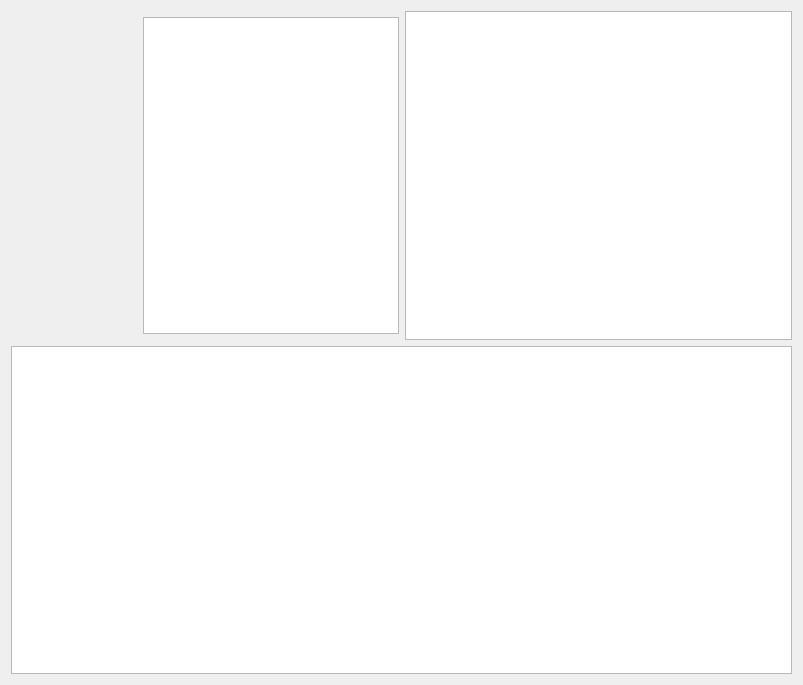
<?xml version="1.0" encoding="UTF-8"?>
<ui version="4.0">
 <class>MainWindow</class>
 <widget class="QWidget" name="MainWindow">
  <property name="geometry">
   <rect>
    <x>0</x>
    <y>0</y>
    <width>803</width>
    <height>685</height>
   </rect>
  </property>
  <layout class="QVBoxLayout" name="verticalLayout_2">
   <item>
    <layout class="QHBoxLayout" name="horizontalLayout_2">
     <item>
      <layout class="QVBoxLayout" name="verticalLayout">
       <item>
        <widget class="Nepomuk::TextAnnotationWidget" name="m_annotationWidget" native="true"/>
       </item>
       <item>
        <layout class="QHBoxLayout" name="horizontalLayout">
         <item>
          <widget class="Nepomuk::AnnotationDisplay" name="m_annotationDisplay" native="true">
           <property name="sizePolicy">
            <sizepolicy hsizetype="Expanding" vsizetype="Expanding">
             <horstretch>0</horstretch>
             <verstretch>1</verstretch>
            </sizepolicy>
           </property>
          </widget>
         </item>
         <item>
          <widget class="Nepomuk::ResourceRelationView" name="m_relationView">
           <property name="sizePolicy">
            <sizepolicy hsizetype="Expanding" vsizetype="Expanding">
             <horstretch>0</horstretch>
             <verstretch>1</verstretch>
            </sizepolicy>
           </property>
          </widget>
         </item>
        </layout>
       </item>
       <item>
        <widget class="Nepomuk::StatementEditor" name="m_statementEditor" native="true"/>
       </item>
      </layout>
     </item>
     <item>
      <widget class="QListView" name="m_annotationView"/>
     </item>
    </layout>
   </item>
   <item>
    <widget class="KTextBrowser" name="m_textBrowser"/>
   </item>
  </layout>
 </widget>
 <customwidgets>
  <customwidget>
   <class>KTextBrowser</class>
   <extends>QTextBrowser</extends>
   <header>ktextbrowser.h</header>
  </customwidget>
  <customwidget>
   <class>Nepomuk::AnnotationDisplay</class>
   <extends>QWidget</extends>
   <header>annotationdisplay.h</header>
   <container>1</container>
  </customwidget>
  <customwidget>
   <class>Nepomuk::TextAnnotationWidget</class>
   <extends>QWidget</extends>
   <header>textannotationwidget.h</header>
   <container>1</container>
  </customwidget>
  <customwidget>
   <class>Nepomuk::ResourceRelationView</class>
   <extends>QListView</extends>
   <header>resourcerelationview.h</header>
  </customwidget>
  <customwidget>
   <class>Nepomuk::StatementEditor</class>
   <extends>QWidget</extends>
   <header>statementeditor.h</header>
   <container>1</container>
  </customwidget>
 </customwidgets>
 <resources/>
 <connections/>
</ui>
